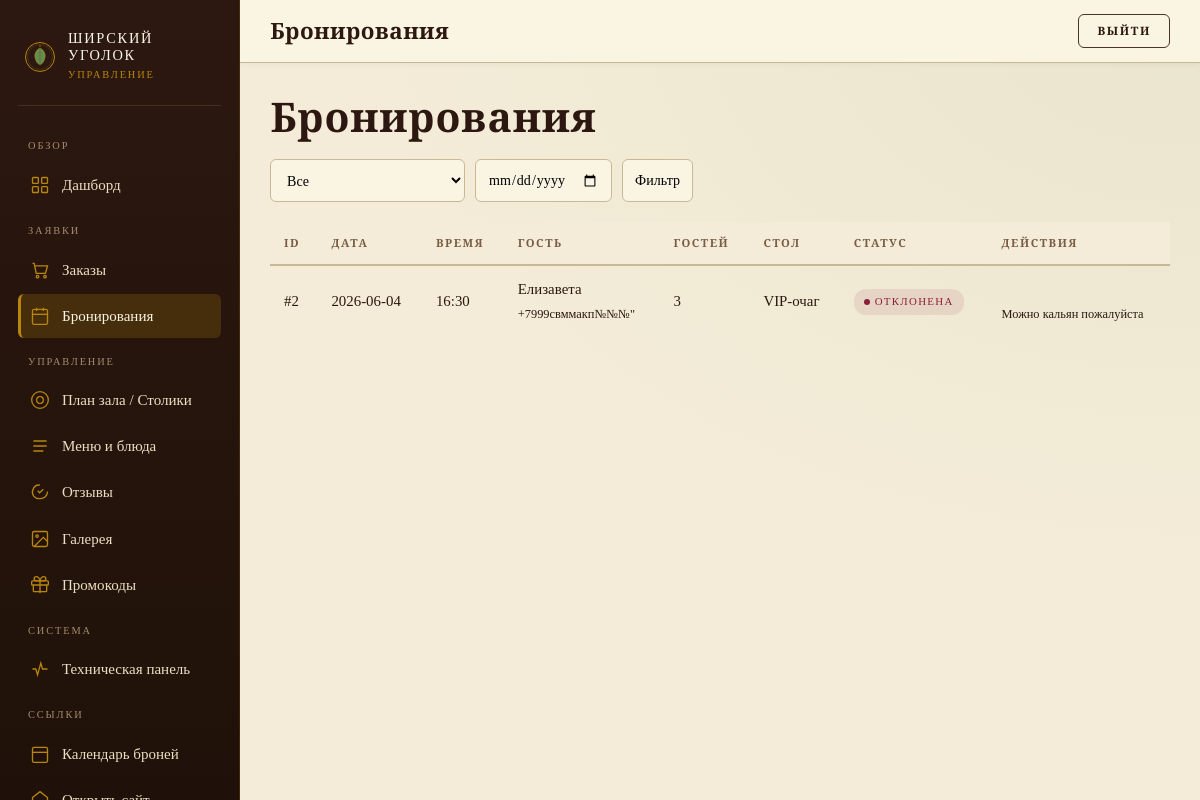
Screenshot of /admin_panel.php?section=bookings (signed in) with the database file from the repository.
### tables this page shows
CREATE TABLE `bookings` (
  `id` int NOT NULL AUTO_INCREMENT,
  `user_id` int DEFAULT NULL,
  `guest_name` varchar(150) NOT NULL,
  `guest_phone` varchar(50) NOT NULL,
  `guest_email` varchar(150) DEFAULT NULL,
  `booking_date` date NOT NULL,
  `booking_time` time NOT NULL,
  `party_size` int NOT NULL DEFAULT '2',
  `table_id` int DEFAULT NULL,
  `status` enum('pending','confirmed','rejected','cancelled','completed') NOT NULL DEFAULT 'pending',
  `notes` text,
  `admin_comment` text,
  `created_at` datetime DEFAULT CURRENT_TIMESTAMP,
  `updated_at` datetime DEFAULT CURRENT_TIMESTAMP ON UPDATE CURRENT_TIMESTAMP,
  PRIMARY KEY (`id`),
  KEY `user_id` (`user_id`),
  KEY `table_id` (`table_id`),
  CONSTRAINT `bookings_ibfk_1` FOREIGN KEY (`user_id`) REFERENCES `users` (`id`) ON DELETE SET NULL,
  CONSTRAINT `bookings_ibfk_2` FOREIGN KEY (`table_id`) REFERENCES `restaurant_tables` (`id`) ON DELETE SET NULL
);

CREATE TABLE `restaurant_tables` (
  `id` int NOT NULL AUTO_INCREMENT,
  `name` varchar(100) NOT NULL,
  `seats` int NOT NULL DEFAULT '2',
  `zone` varchar(100) DEFAULT 'Зал',
  `is_active` tinyint(1) NOT NULL DEFAULT '1',
  `created_at` datetime DEFAULT CURRENT_TIMESTAMP,
  PRIMARY KEY (`id`)
);

### public/includes/order_helpers.php (called while the page is built, shortened)
<?php
function get_pending_counts(mysqli $conn): array {
    $orders = 0;
    $bookings = 0;
    $r = $conn->query("SELECT COUNT(*) AS c FROM orders WHERE status = 'pending'");
    if ($r) $orders = (int)$r->fetch_assoc()['c'];
    $r = $conn->query("SELECT COUNT(*) AS c FROM bookings WHERE status = 'pending'");
    if ($r) $bookings = (int)$r->fetch_assoc()['c'];
    return ['orders' => $orders, 'bookings' => $bookings];
}

### public/includes/booking_helpers.php (called while the page is built, shortened)
<?php
function booking_status_label(string $status): string {
    $labels = [
        'pending' => 'Ожидает подтверждения',
        'confirmed' => 'Подтверждена',
        'rejected' => 'Отклонена',
        'cancelled' => 'Отменена',
        'completed' => 'Завершена',
    ];
    return $labels[$status] ?? $status;
}

### public/admin_panel.php (the view, shortened to what this page needs)
<?php
require_once 'includes/admin_auth.php';
require_once 'includes/order_helpers.php';
require_once 'includes/booking_helpers.php';
$flashSection = '';
$conn->query("CREATE TABLE IF NOT EXISTS gallery_images (
    id INT AUTO_INCREMENT PRIMARY KEY,
    slot_key VARCHAR(100) NOT NULL UNIQUE,
    label VARCHAR(200),
    image_path VARCHAR(500),
    created_at TIMESTAMP DEFAULT CURRENT_TIMESTAMP
)");
$bookingDateFilter = $_GET['booking_date'] ?? '';
$bookingsSql = "SELECT b.*, rt.name AS table_name FROM bookings b LEFT JOIN restaurant_tables rt ON b.table_id = rt.id WHERE b.user_id IS NOT NULL";
$bookingsSql .= " ORDER BY b.booking_date DESC, b.booking_time DESC LIMIT 100";
$bookings = $conn->query($bookingsSql);
$counts = get_pending_counts($conn);
$active_section = $_GET['section'] ?? ($flashSection ?: (isset($_GET['order_status']) ? 'orders' : (isset($_GET['booking_status']) || isset($_GET['booking_date']) ? 'bookings' : 'dashboard')));
?>
<!doctype html>
<html lang="ru">
<head>
<link rel="stylesheet" href="style.css">
<link rel="stylesheet" href="assets/admin.css">
</head>
<body class="admin-body">
<aside class="admin-side">
  <div class="admin-brand">
    <img src="assets/brand-mark.svg" alt="">
    <div>
      <div class="name">Ширский<br>уголок</div>
      <div class="sub">управление</div>
    </div>
  </div>
  <div class="admin-section-label">Обзор</div>
  <ul class="admin-nav">
    <li><a href="?section=dashboard" class="<?= $active_section==='dashboard'?'active':'' ?>" onclick="showSection('dashboard');return false;">
      <svg class="ico" viewBox="0 0 24 24" fill="none" stroke="currentColor" stroke-width="1.6"><rect x="3" y="3" width="7" height="7" rx="1"/><rect x="14" y="3" width="7" height="7" rx="1"/><rect x="3" y="14" width="7" height="7" rx="1"/><rect x="14" y="14" width="7" height="7" rx="1"/></svg>
      Дашборд
    </a></li>
  </ul>
  <div class="admin-section-label">Заявки</div>
  <ul class="admin-nav">
    <li><a href="?section=orders" class="<?= $active_section==='orders'?'active':'' ?>" onclick="showSection('orders');return false;">
      <svg class="ico" viewBox="0 0 24 24" fill="none" stroke="currentColor" stroke-width="1.6"><path d="M3 4h2l2.5 12h11l2.5-9H6"/><circle cx="9" cy="20" r="1.5"/><circle cx="18" cy="20" r="1.5"/></svg>
      Заказы
    </a></li>
    <li><a href="?section=bookings" class="<?= $active_section==='bookings'?'active':'' ?>" onclick="showSection('bookings');return false;">
      <svg class="ico" viewBox="0 0 24 24" fill="none" stroke="currentColor" stroke-width="1.6"><rect x="3" y="4" width="18" height="18" rx="2"/><line x1="16" y1="2" x2="16" y2="6"/><line x1="8" y1="2" x2="8" y2="6"/><line x1="3" y1="10" x2="21" y2="10"/></svg>
      Бронирования
    </a></li>
  </ul>
  <div class="admin-section-label">Управление</div>
  <ul class="admin-nav">
    <li><a href="?section=tables" class="<?= $active_section==='tables'?'active':'' ?>" onclick="showSection('tables');return false;">
      <svg class="ico" viewBox="0 0 24 24" fill="none" stroke="currentColor" stroke-width="1.6"><circle cx="12" cy="12" r="10"/><circle cx="12" cy="12" r="4"/></svg>
      План зала / Столики
    </a></li>
    <li><a href="?section=menu" class="<?= $active_section==='menu'?'active':'' ?>" onclick="showSection('menu');return false;">
      <svg class="ico" viewBox="0 0 24 24" fill="none" stroke="currentColor" stroke-width="1.6"><path d="M4 6h16M4 12h16M4 18h12"/></svg>
      Меню и блюда
    </a></li>
    <li><a href="?section=reviews" class="<?= $active_section==='reviews'?'active':'' ?>" onclick="showSection('reviews');return false;">
      <svg class="ico" viewBox="0 0 24 24" fill="none" stroke="currentColor" stroke-width="1.6"><path d="M21 11.5a8.4 8.4 0 0 1-9 8.4 8.5 8.5 0 0 1-7.6-3 8.5 8.5 0 0 1-1-7.7 8.4 8.4 0 0 1 8.4-5.6"/><path d="M16 8.7 11.5 13l-2.3-2.4"/></svg>
      Отзывы
    </a></li>
    <li><a href="?section=gallery" class="<?= $active_section==='gallery'?'active':'' ?>" onclick="showSection('gallery');return false;">
      <svg class="ico" viewBox="0 0 24 24" fill="none" stroke="currentColor" stroke-width="1.6"><rect x="3" y="3" width="18" height="18" rx="2"/><circle cx="8.5" cy="8.5" r="1.5"/><polyline points="21 15 16 10 5 21"/></svg>
      Галерея
    </a></li>
    <li><a href="?section=promos" class="<?= $active_section==='promos'?'active':'' ?>" onclick="showSection('promos');return false;">
      <svg class="ico" viewBox="0 0 24 24" fill="none" stroke="currentColor" stroke-width="1.6"><path d="M20 12v7a1 1 0 0 1-1 1H5a1 1 0 0 1-1-1v-7"/><rect x="2" y="7" width="20" height="5" rx="1"/><path d="M12 22V7M12 7H7.5a2.5 2.5 0 0 1 0-5C11 2 12 7 12 7zM12 7h4.5a2.5 2.5 0 0 0 0-5C13 2 12 7 12 7z"/></svg>
      Промокоды
    </a></li>
  </ul>
  <div class="admin-section-label">Система</div>
  <ul class="admin-nav">
    <li><a href="admin_tech.php">
      <svg class="ico" viewBox="0 0 24 24" fill="none" stroke="currentColor" stroke-width="1.6"><path d="M3 12h4l2 7 4-14 2 7h6"/></svg>
      Техническая панель
    </a></li>
  </ul>
  <div class="admin-section-label">Ссылки</div>
  <ul class="admin-nav">
    <li><a href="admin_booking_calendar.php">
      <svg class="ico" viewBox="0 0 24 24" fill="none" stroke="currentColor" stroke-width="1.6"><rect x="3" y="4" width="18" height="18" rx="2"/><line x1="3" y1="10" x2="21" y2="10"/></svg>
      Календарь броней
    </a></li>
    <li><a href="index.php" target="_blank">
      <svg class="ico" viewBox="0 0 24 24" fill="none" stroke="currentColor" stroke-width="1.6"><path d="m3 9 9-7 9 7v11a2 2 0 0 1-2 2H5a2 2 0 0 1-2-2z"/></svg>
    </a></li>
  </ul>
</aside>
<div class="admin-main">
  <header class="admin-top">
    <h1 id="pageTitle">
      <?php
      $titles = ['dashboard'=>'Дашборд','orders'=>'Заказы','bookings'=>'Бронирования','tables'=>'Столики','menu'=>'Меню','reviews'=>'Отзывы','gallery'=>'Галерея','promos'=>'Промокоды'];
      echo $titles[$active_section] ?? 'Управление';
      ?>
    </h1>
    <a href="logout.php?type=admin" class="btn btn-ghost btn-sm">Выйти</a>
  </header>
  <div class="admin-content">
    <div id="bookings" class="admin-section-content <?= $active_section==='bookings'?'active':'' ?>">
        <h2 style="margin-bottom:20px;">Бронирования</h2>
        <form method="GET" class="admin-filters">
            <select name="booking_status">
                <option value="">Все</option>
            </select>
            <input type="date" name="booking_date" value="<?= htmlspecialchars($bookingDateFilter) ?>">
            <button type="submit">Фильтр</button>
        </form>
        <table class="admin-table">
            <tr><th>ID</th><th>Дата</th><th>Время</th><th>Гость</th><th>Гостей</th><th>Стол</th><th>Статус</th><th>Действия</th></tr>
            <?php if ($bookings): while ($b = $bookings->fetch_assoc()): ?>
            <tr>
                <td>#<?= $b['id'] ?></td>
                <td><?= $b['booking_date'] ?></td>
                <td><?= substr($b['booking_time'], 0, 5) ?></td>
                <td><?= htmlspecialchars($b['guest_name']) ?><br><small><?= htmlspecialchars($b['guest_phone']) ?></small></td>
                <td><?= $b['party_size'] ?></td>
                <td><?= htmlspecialchars($b['table_name'] ?? '—') ?></td>
                <td><span class="status-badge status-<?= $b['status'] ?>"><?= booking_status_label($b['status']) ?></span></td>
                <td>
                    <?php if ($b['notes']): ?><br><small><?= htmlspecialchars($b['notes']) ?></small><?php endif; ?>
                </td>
            </tr>
            <?php endwhile; endif; ?>
        </table>
    </div>
  </div>
</div>
</body>
</html>

### public/style.css (style rules this page uses)
:root { --parch-50: #faf4e3; --parch-100: #f4ecd8; --parch-200: #ebdfc1; --parch-300: #ddc99a; --parch-400: #c9b07a; --ink: #2c1810; --ink-soft: #4a3424; --ink-mute: #7a5d44; --ink-faint: #a48b6e; --forest: #3d5a2a; --moss: #6b8e4e; --moss-soft: #a9bf8c; --amber: #b8763a; --amber-deep:#8b5223; --gold: #b8860b; --ember: #c25420; --berry: #8b1f3a; --line: #c9b893; --line-soft: #d9c9a6; --shadow-soft: 0 2px 10px rgba(60,40,20,0.08); --shadow-card: 0 10px 30px -10px rgba(60,40,20,0.25); --shadow-warm: 0 6px 24px -6px rgba(184,118,58,0.35); --r-sm: 6px; --r-md: 12px; --r-lg: 18px; --font-display: 'Cinzel','Cormorant SC',serif; --font-serif: 'Cormorant Garamond','EB Garamond',Georgia,serif; --font-hand: 'Caveat','Dancing Script',cursive; --max-w: 1280px; }
* { box-sizing: border-box; }
html, body { margin: 0; padding: 0; }
body { font-family: var(--font-serif); font-size: 19px; line-height: 1.6; color: var(--ink); background: var(--parch-100); background-image: radial-gradient(ellipse at top,rgba(255,245,220,0.6),transparent 60%), radial-gradient(ellipse at bottom right,rgba(107,142,78,0.12),transparent 50%), url("assets/paper-texture.svg"); background-attachment: fixed; min-height: 100vh; -webkit-font-smoothing: antialiased; }
h1,h2,h3,h4 { font-family: var(--font-display); font-weight: 600; color: var(--ink); letter-spacing: 0.02em; margin: 0 0 0.5em; }
h1 { font-size: clamp(2.4rem,5vw,4.4rem); line-height: 1.05; }
h2 { font-size: clamp(1.8rem,3.4vw,2.8rem); line-height: 1.15; }
a { color: var(--amber-deep); text-decoration: none; border-bottom: 1px solid currentColor; transition: color 0.2s; }
.btn { display: inline-flex; align-items: center; justify-content: center; gap: 10px; font-family: var(--font-display); text-transform: uppercase; letter-spacing: 0.14em; font-size: 0.82rem; font-weight: 600; padding: 14px 28px; border-radius: var(--r-sm); border: 1px solid transparent; cursor: pointer; transition: all 0.2s; text-decoration: none; line-height: 1; }
.btn-ghost { background: transparent; color: var(--ink); border-color: var(--ink-soft); }
.btn-sm { padding: 10px 18px; font-size: 0.72rem; }
.status-rejected { background: #f3d4dc; color: var(--berry); }
.admin-table { width: 100%; border-collapse: collapse; font-size: 0.95rem; }
.admin-table th { font-family: var(--font-display); text-transform: uppercase; letter-spacing: 0.14em; font-size: 0.72rem; color: var(--ink-mute); padding: 12px 16px; border-bottom: 2px solid var(--line); text-align: left; }
.admin-table td { padding: 12px 16px; border-bottom: 1px solid var(--line-soft); vertical-align: middle; }

### public/admin_panel.php (style rules this page uses)
.admin-table { width:100%; border-collapse:collapse; font-size:0.93rem; }
.admin-table th { font-family:var(--font-display); text-transform:uppercase; letter-spacing:0.14em; font-size:0.7rem; color:var(--ink-mute); background:var(--parch-100); padding:12px 14px; border-bottom:2px solid var(--line); text-align:left; }
.admin-table td { padding:12px 14px; border-bottom:1px solid var(--line-soft); vertical-align:middle; }
.admin-table tr:last-child td { border-bottom:none; }
.status-badge { display:inline-flex; align-items:center; gap:5px; font-family:var(--font-display); text-transform:uppercase; letter-spacing:0.12em; font-size:0.68rem; padding:4px 10px; border-radius:12px; }
.status-badge::before { content:""; width:6px; height:6px; border-radius:50%; background:currentColor; }
.status-rejected { background:rgba(139,31,58,0.1); color:var(--berry); }
.admin-filters { display:flex; gap:10px; flex-wrap:wrap; margin-bottom:20px; }
.admin-filters input,.admin-filters select,.admin-filters button { font:inherit; font-size:0.88rem; padding:8px 12px; border:1px solid var(--line); border-radius:var(--r-sm); background:var(--parch-50); cursor:pointer; }
.admin-section-content { display:none; }
.admin-section-content.active { display:block; }

### rows the page displays
bookings: id "2", booking_date "2026-06-04", booking_time "16:30", guest_name "Елизавета", guest_phone "+7999свммакп№№№\"", party_size "3", table.name "VIP-очаг", status "ОТКЛОНЕНА", notes "Можно кальян пожалуйста"

### other values shown
$titles[$active_section] "Бронирования"
